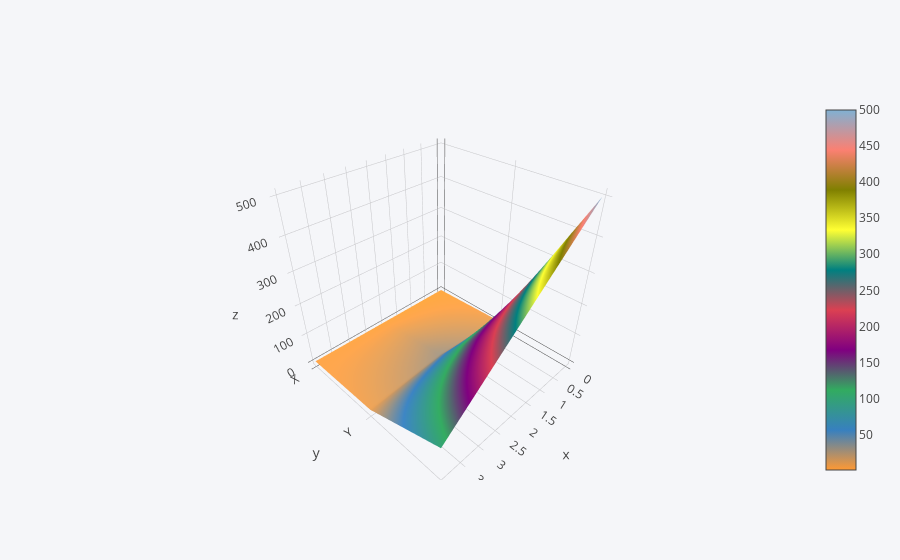

Notebook cell for this chart:
### Code cell
df3.iplot(kind='surface')

### Figure 1 — Plotly figure (JSON) as saved in the notebook; plotly's stock layout.template omitted (floating-point values rounded to 4 significant figures)
{"data": [{"colorscale": [[0, "rgb(255, 153, 51)"], [0.1111, "rgb(55, 128, 191)"], [0.2222, "rgb(50, 171, 96)"], [0.3333, "rgb(128, 0, 128)"], [0.4444, "rgb(219, 64, 82)"], [0.5556, "rgb(0, 128, 128)"], [0.6667, "rgb(255, 255, 51)"], [0.7778, "rgb(128, 128, 0)"], [0.8889, "rgb(251, 128, 114)"], [1, "rgb(128, 177, 211)"]], "type": "surface", "uid": "bba297d5-ffa3-44a6-8eec-72fe22e36061", "x": [0, 1, 2, 3, 4], "y": ["X", "Y", "Z"], "z": [[1, 2, 3, 4, 5], [10, 20, 30, 20, 10], [500, 400, 300, 200, 100]]}], "layout": {"legend": {"bgcolor": "#F5F6F9", "font": {"color": "#4D5663"}}, "paper_bgcolor": "#F5F6F9", "plot_bgcolor": "#F5F6F9", "title": {"font": {"color": "#4D5663"}}, "xaxis": {"gridcolor": "#E1E5ED", "showgrid": true, "tickfont": {"color": "#4D5663"}, "title": {"font": {"color": "#4D5663"}, "text": ""}, "zerolinecolor": "#E1E5ED"}, "yaxis": {"gridcolor": "#E1E5ED", "showgrid": true, "tickfont": {"color": "#4D5663"}, "title": {"font": {"color": "#4D5663"}, "text": ""}, "zerolinecolor": "#E1E5ED"}}}
